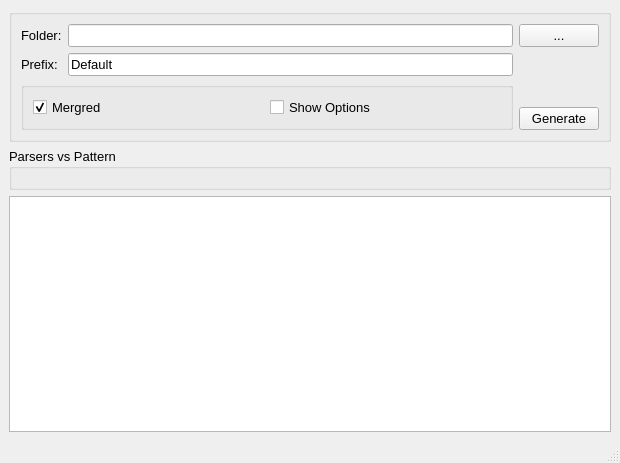
<?xml version="1.0" encoding="UTF-8"?>
<ui version="4.0">
 <class>MainWindow</class>
 <widget class="QMainWindow" name="MainWindow">
  <property name="geometry">
   <rect>
    <x>0</x>
    <y>0</y>
    <width>620</width>
    <height>463</height>
   </rect>
  </property>
  <property name="font">
   <font>
    <family>Microsoft Sans Serif</family>
    <pointsize>10</pointsize>
   </font>
  </property>
  <property name="windowTitle">
   <string>MainWindow</string>
  </property>
  <widget class="QWidget" name="centralwidget">
   <layout class="QGridLayout" name="gridLayout_3">
    <item row="0" column="0">
     <widget class="QGroupBox" name="groupBox">
      <property name="title">
       <string/>
      </property>
      <layout class="QGridLayout" name="gridLayout_4">
       <item row="0" column="0">
        <widget class="QLabel" name="label_Folder">
         <property name="text">
          <string>Folder:</string>
         </property>
        </widget>
       </item>
       <item row="0" column="1">
        <widget class="QLineEdit" name="lineEdit_Folder"/>
       </item>
       <item row="0" column="2">
        <widget class="QPushButton" name="pushButton_Folder">
         <property name="text">
          <string>...</string>
         </property>
        </widget>
       </item>
       <item row="1" column="0">
        <widget class="QLabel" name="label">
         <property name="text">
          <string>Prefix:</string>
         </property>
        </widget>
       </item>
       <item row="1" column="1">
        <widget class="QLineEdit" name="lineEdit_Prefix">
         <property name="text">
          <string>Default</string>
         </property>
        </widget>
       </item>
       <item row="2" column="0" rowspan="2" colspan="2">
        <widget class="QGroupBox" name="groupBox_2">
         <property name="title">
          <string/>
         </property>
         <layout class="QGridLayout" name="gridLayout_2">
          <item row="0" column="0">
           <widget class="QCheckBox" name="checkBox_Merged">
            <property name="text">
             <string>Mergred</string>
            </property>
            <property name="checked">
             <bool>true</bool>
            </property>
            <property name="tristate">
             <bool>false</bool>
            </property>
           </widget>
          </item>
          <item row="0" column="1">
           <widget class="QCheckBox" name="checkBox_Option">
            <property name="text">
             <string>Show Options</string>
            </property>
           </widget>
          </item>
         </layout>
        </widget>
       </item>
       <item row="3" column="2">
        <widget class="QPushButton" name="pushButton_Gen">
         <property name="text">
          <string>Generate</string>
         </property>
        </widget>
       </item>
      </layout>
     </widget>
    </item>
    <item row="1" column="0">
     <widget class="QGroupBox" name="groupBox_Parsers">
      <property name="title">
       <string>Parsers vs Pattern</string>
      </property>
      <layout class="QGridLayout" name="gridLayout"/>
     </widget>
    </item>
    <item row="2" column="0">
     <widget class="QTextBrowser" name="textBrowser_Consol"/>
    </item>
   </layout>
  </widget>
  <widget class="QMenuBar" name="menubar">
   <property name="geometry">
    <rect>
     <x>0</x>
     <y>0</y>
     <width>620</width>
     <height>22</height>
    </rect>
   </property>
  </widget>
  <widget class="QStatusBar" name="statusbar"/>
 </widget>
 <resources/>
 <connections/>
</ui>
